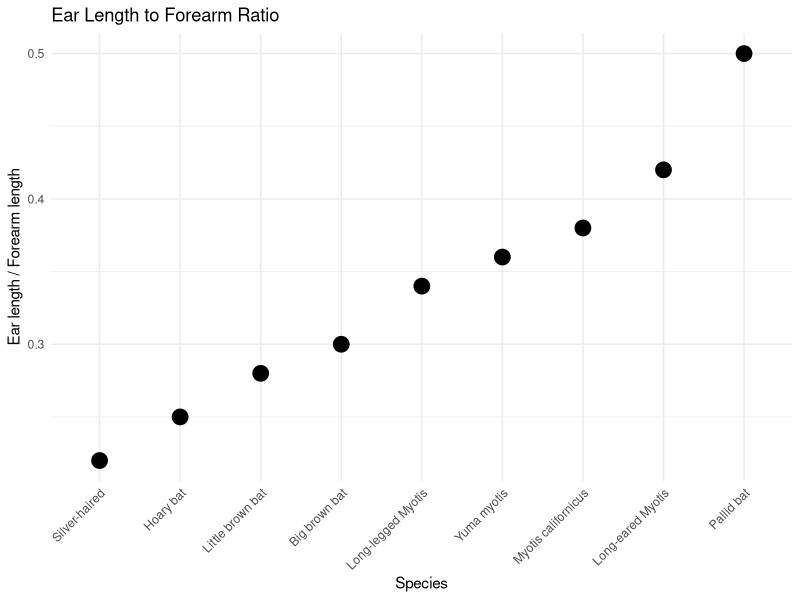

Recreate this plot in R. (Note: this script raises an error after producing the figure.)
#----------------- Bat specie trait prep
# ------- purpose : get the traits for the specie of bats present in the sites. 
# 
# author: Carlos Linares
# date: Enero 2024
# 

#------------  load libraries
library(tidyverse)
library(magrittr)
library(waldo)#compare objects in R
library(data.table)



# now we cant to caculate the ratio earlenght forarm length provided by Dr.Corsini. 

# Load necessary libraries
library(ggplot2)

# Create data frame
bat_trait <- data.frame(
  Species = c("Silver-haired", "Hoary bat", "Little brown bat", "Big brown bat", 
              "Long-legged Myotis", "Yuma myotis", "Myotis californicus", 
              "Long-eared Myotis", "Pallid bat"),
  Ear_Forearm_Ratio = c(0.22, 0.25, 0.28, 0.30, 0.34, 0.36, 0.38, 0.42, 0.50)
)

# Create the plot
ggplot(bat_trait, aes(x = reorder(Species, Ear_Forearm_Ratio), y = Ear_Forearm_Ratio)) +
  geom_point(size = 5, fill = "black", color = "black") +  # Shapes with fill
  theme_minimal() +
  labs(x = "Species", y = "Ear length / Forearm length", title = "Ear Length to Forearm Ratio") +
  theme(axis.text.x = element_text(angle = 45, hjust = 1))

fwrite(bat_trait, 'data_for_analysis/bat_eararm.csv')





# trash

# 
# #---- load data ---
# # here we load the 2021 bat data to get the species names.
# 
# bat2021<-read.csv('data_for_analysis/bat2021_v3.csv',check.names = T)
# 
# species<-unique(bat2021$SppAccp)
# 
# # now we load bat species traits data bases Dylans and Michela (if available)
# 
# dylan<-read.csv('data_for_analysis/Bat_trait.csv') # this trait list has data from Zou et al. 2022 (doi: 10.3389/fevo.2022.1031548)
# 
# identical(species, dylan$Species)
# all(sort(species) == sort(dylan$Species)) # species in dylans paper and mine are the same.
# 
